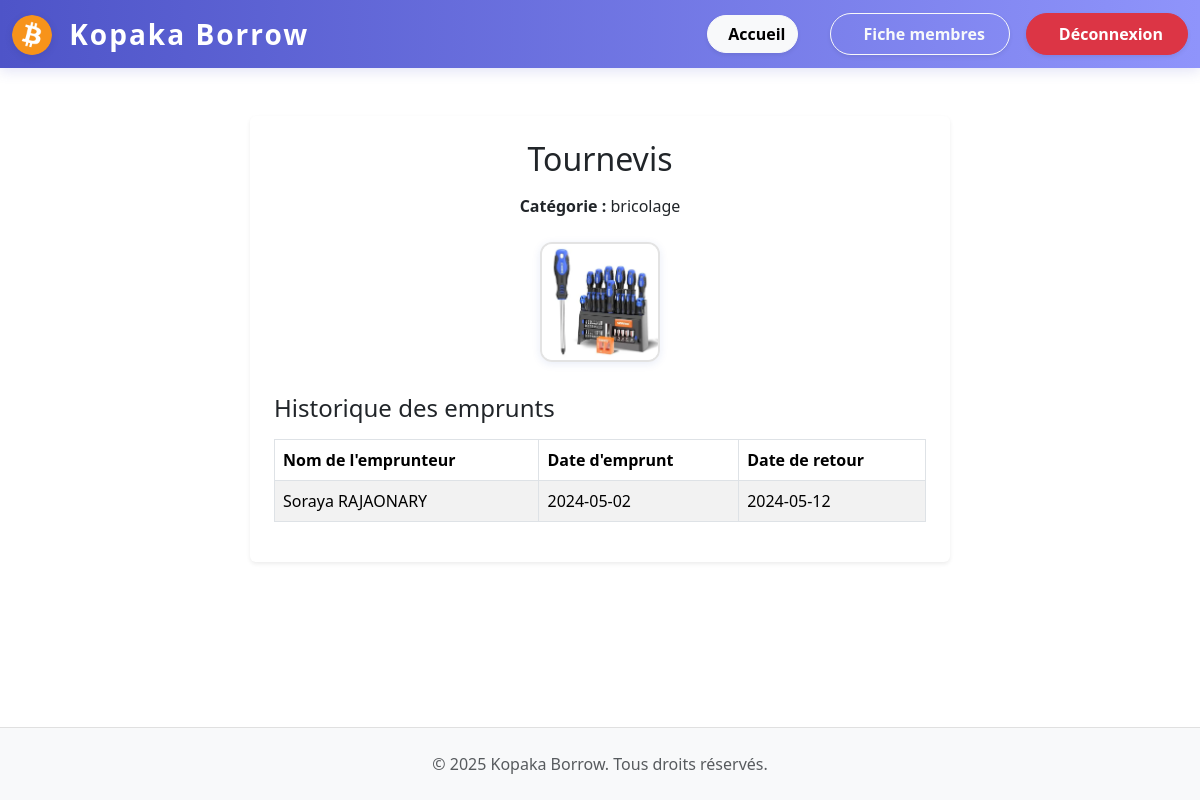
Screenshot of /pages/page_sites/fiche_objet.php?id=5 with the database file from the repository.
### tables this page shows
CREATE TABLE EMPRUNTS_objet (
    id_objet INT AUTO_INCREMENT PRIMARY KEY,
    nom_objet VARCHAR(100),
    id_categorie INT,
    id_membre INT,
    FOREIGN KEY (id_categorie) REFERENCES EMPRUNTS_categorie_objet(id_categorie),
    FOREIGN KEY (id_membre) REFERENCES EMPRUNTS_membres(id_membre)
);

CREATE TABLE EMPRUNTS_categorie_objet (
    id_categorie INT AUTO_INCREMENT PRIMARY KEY,
    nom_categorie VARCHAR(100)
);

CREATE TABLE EMPRUNTS_emprunt (
    id_emprunt INT AUTO_INCREMENT PRIMARY KEY,
    id_objet INT,
    id_membre INT,
    date_emprunt DATE,
    date_retour DATE,
    FOREIGN KEY (id_objet) REFERENCES EMPRUNTS_objet(id_objet),
    FOREIGN KEY (id_membre) REFERENCES EMPRUNTS_membres(id_membre)
);

CREATE TABLE EMPRUNTS_membres (
    id_membre INT AUTO_INCREMENT PRIMARY KEY,
    nom VARCHAR(100),
    date_de_naissance DATE,
    genre CHAR(1),
    email VARCHAR(100),
    ville VARCHAR(100),
    mdp VARCHAR(100),
    image_profil VARCHAR(255)
);

### inc/functions.php (called while the page is built, shortened)
<?php
function get_objet_by_id($bdd, $id_objet) {
    $sql = "SELECT o.nom_objet, c.nom_categorie FROM EMPRUNTS_objet o JOIN EMPRUNTS_categorie_objet c ON o.id_categorie = c.id_categorie WHERE o.id_objet = $id_objet";
    $res = mysqli_query($bdd, $sql);
    if ($res && mysqli_num_rows($res) > 0) {
        return mysqli_fetch_assoc($res);
    } else {
        return false;
    }
}
function get_images_objet($bdd, $id_objet) {
    $sql = "SELECT nom_image FROM EMPRUNTS_images_objet WHERE id_objet = $id_objet";
    $res = mysqli_query($bdd, $sql);
    $images = array();
    return $images;
}
function get_historique_emprunts_objet($bdd, $id_objet) {
    $sql = "SELECT e.date_emprunt, e.date_retour, m.nom FROM EMPRUNTS_emprunt e JOIN EMPRUNTS_membres m ON e.id_membre = m.id_membre WHERE e.id_objet = $id_objet ORDER BY e.date_emprunt DESC";
    $res = mysqli_query($bdd, $sql);
    $hist = array();
    if ($res && mysqli_num_rows($res) > 0) {
        while ($row = mysqli_fetch_assoc($res)) {
            $hist[] = $row;
        }
    }
    return $hist;
}

### pages/page_sites/fiche_objet.php (the view, shortened to what this page needs)
<?php
require_once '../../inc/connexion.php';
require_once '../../inc/functions.php';
$bdd = connectDB();
if (isset($_GET['id'])) {
    $id_objet = $_GET['id'];
    $objet = get_objet_by_id($bdd, $id_objet);
    $images = get_images_objet($bdd, $id_objet);
    $historique = get_historique_emprunts_objet($bdd, $id_objet);
} else {
    $objet = false;
}
?>
<!DOCTYPE html>
<html lang="fr">
<head>
    <link rel="stylesheet" href="../../assets/css/bootstrap.min.css">
    <link rel="stylesheet" href="../../assets/css_perso/style_fiche.css">
</head>
<body>
<?php include '../../inc/header.php'; ?>
<div class="container mt-5 mb-5">
    <?php if ($objet) { ?>
        <div class="fiche-objet-box p-4 bg-white rounded shadow-sm">
            <h2 class="mb-3 text-center"><?php echo $objet['nom_objet']; ?></h2>
            <p class="text-center mb-4"><strong>Catégorie :</strong> <?php echo $objet['nom_categorie']; ?></p>
            <div class="row justify-content-center mb-4">
                <?php if (count($images) > 0) {
                    foreach ($images as $img) { ?>
                        <div class="col-auto mb-2">
                            <img src="../../<?php echo $img; ?>" alt="image objet" class="img-fiche-objet">
                        </div>
                <?php } } else { ?>
                    <div class="col-auto mb-2">
                        <img src="../../assets/images/img_objet/tournevis.webp" alt="image objet" class="img-fiche-objet">
                    </div>
                <?php } ?>
            </div>
            <h4 class="mb-3">Historique des emprunts</h4>
            <div class="table-responsive">
                <table class="table table-bordered table-striped align-middle">
                    <thead>
                        <tr>
                            <th>Nom de l'emprunteur</th>
                            <th>Date d'emprunt</th>
                            <th>Date de retour</th>
                        </tr>
                    </thead>
                    <tbody>
                        <?php if (count($historique) > 0) {
                            foreach ($historique as $emp) { ?>
                                <tr>
                                    <td><?php echo $emp['nom']; ?></td>
                                    <td><?php echo $emp['date_emprunt']; ?></td>
                                    <td><?php echo $emp['date_retour']; ?></td>
                                </tr>
                        <?php } } else { ?>
                            <tr><td colspan="3">Aucun emprunt pour cet objet.</td></tr>
                        <?php } ?>
                    </tbody>
                </table>
            </div>
        </div>
    <?php } else { ?>
        <div class="alert alert-danger mt-5">Objet introuvable.</div>
    <?php } ?>
</div>
<?php include '../../inc/footer.php'; ?>
</body>
</html>

### assets/css_perso/style_fiche.css (style rules this page uses)
.fiche-objet-box { max-width: 700px; margin: 0 auto; }
.img-fiche-objet { width: 120px; height: 120px; object-fit: cover; border-radius: 12px; box-shadow: 0 2px 8px rgba(30,64,175,0.10); border: 2px solid #e3e3e3; }
html, body { height: 100%; }
body { min-height: 100vh; display: flex; flex-direction: column; }
.container { flex: 1 0 auto; }

### rows the page displays
emprunts_objet: nom_objet "Tournevis", id_categorie.nom_categorie "bricolage"
emprunts_emprunt: id_membre.nom "Soraya RAJAONARY", date_emprunt "2024-05-02", date_retour "2024-05-12"
